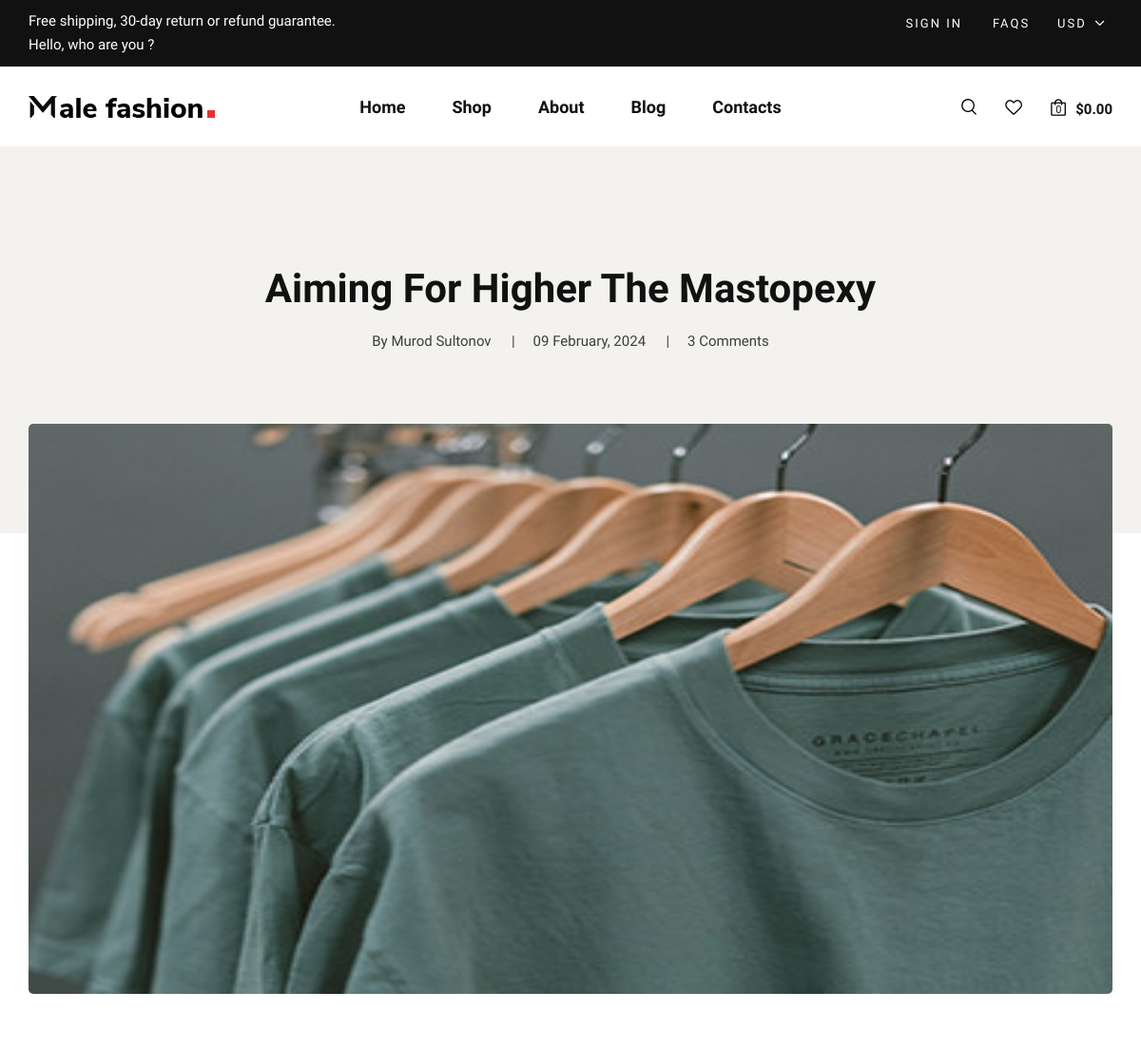
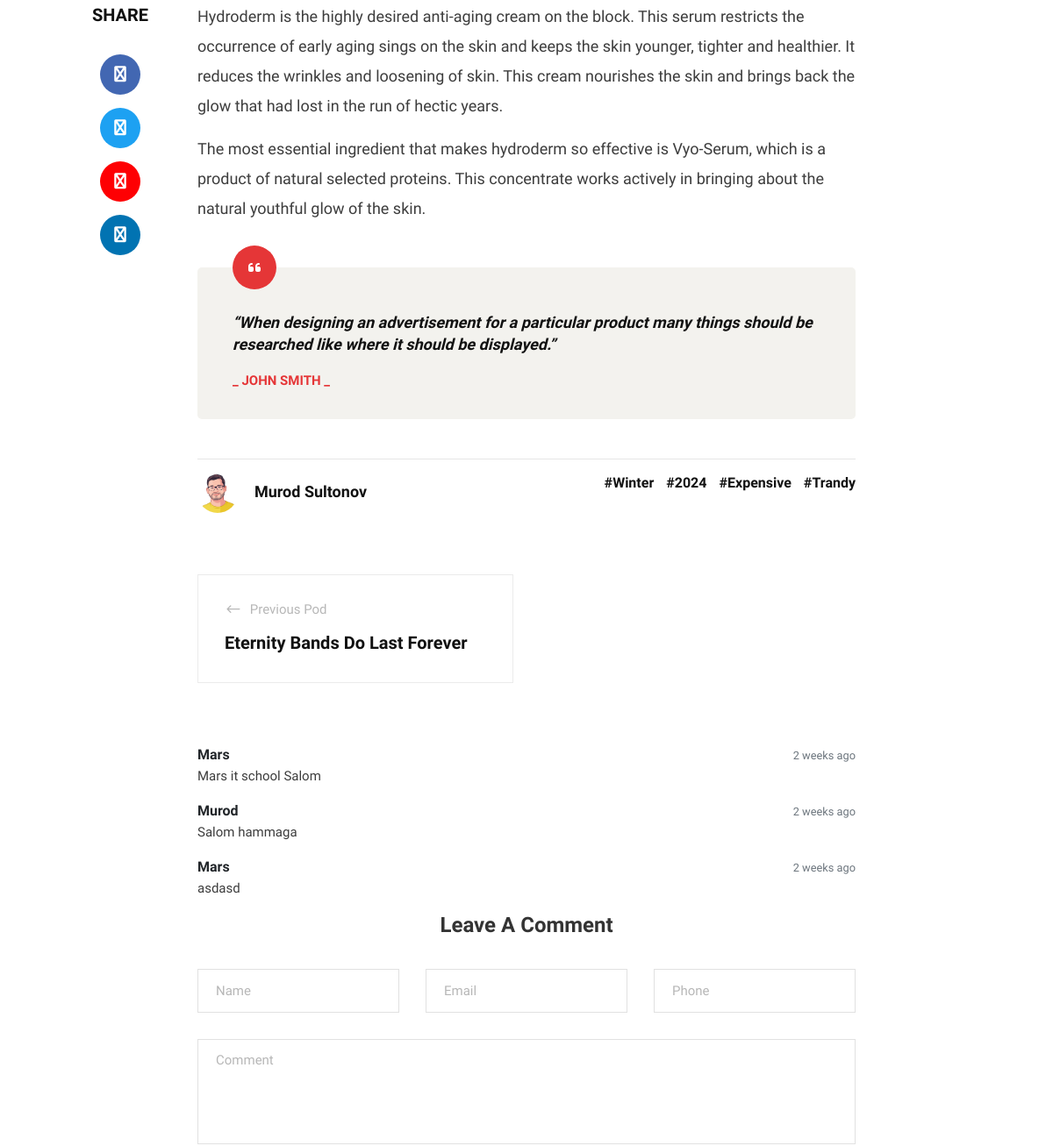
The page /blogs/posts/2/ (upper part) on the database as committed earlier (2 pictures, top to bottom).
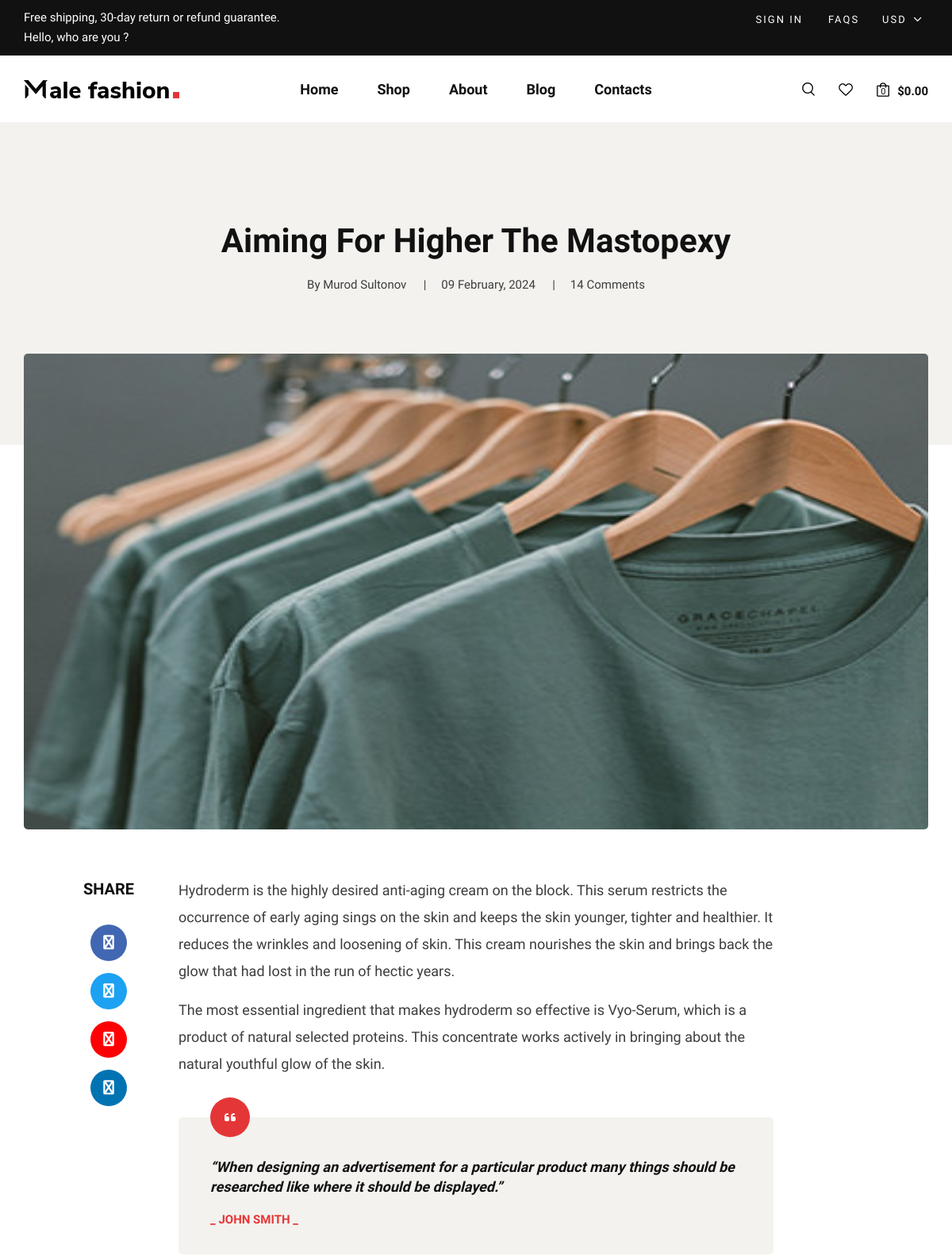
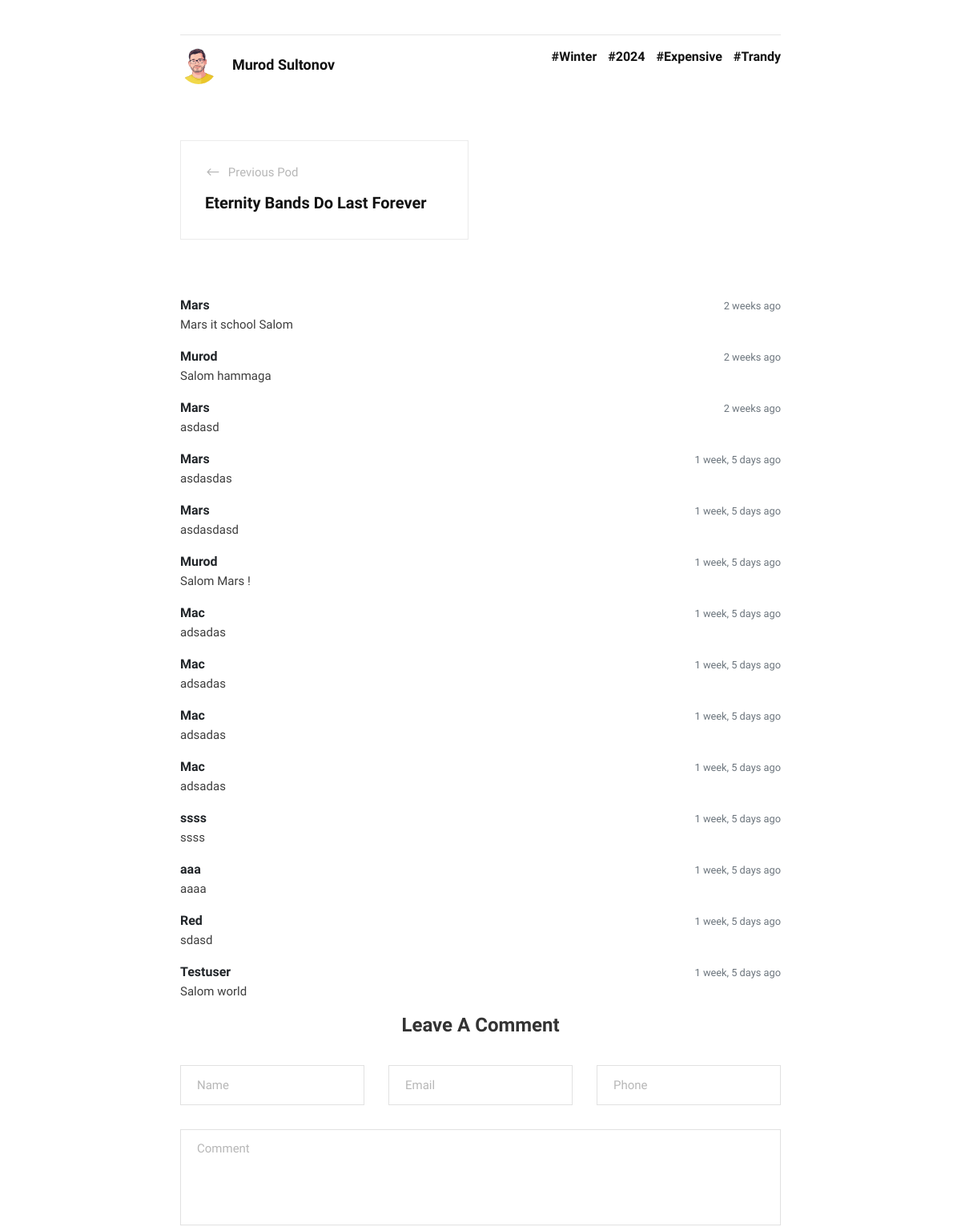
The same page on the database as committed later (2 pictures, top to bottom).
### blogs/models.py (models this page shows, shortened)
class PostModel(models.Model):
    title = models.CharField(max_length=64)
    description = models.TextField()
    short_description = models.TextField(null=True)
    image = models.ImageField(upload_to="posts")
    tags = models.ManyToManyField(TagModel)
    author = models.ForeignKey(AuthorModel, on_delete=models.CASCADE)
    created_at = models.DateTimeField(auto_now_add=True)
    updated_at = models.DateTimeField(auto_now=True)
    def __str__(self):
        return self.title
    def get_previous(self):
        return self.get_previous_by_created_at()
    def get_next(self):
        return self.get_next_by_created_at()
    class Meta:
        verbose_name = "Post"
        verbose_name_plural = "Posts"

class CommentModel(models.Model):
    name = models.CharField(max_length=36)
    email = models.EmailField()
    phone = models.CharField(max_length=13)
    comments = models.TextField()
    post = models.ForeignKey(PostModel, on_delete=models.CASCADE, related_name="comments")
    created_at = models.DateTimeField(auto_now_add=True, null=True)
    updated_at = models.DateTimeField(auto_now=True)
    class Meta:
        verbose_name = "Comment"
        verbose_name_plural = "Comments"

class AuthorModel(models.Model):
    full_name = models.CharField(max_length=64)
    avatar = models.ImageField(upload_to="authors/avatar")
    date_of_birth = models.DateField()
    class Meta:
        verbose_name = "Author"
        verbose_name_plural = "Authors"

### products/models.py (models this page shows, shortened)
class TagModel(models.Model):
    title = models.CharField(max_length=24)
    class Meta:
        verbose_name = "Tag"
        verbose_name_plural = "Tags"

### blogs/views.py (the view)
# urls.py: path('posts/<int:pk>/', BlogDetailView.as_view(), name='detail'),
class BlogDetailView(DetailView):
    template_name = 'blog-details.html'
    model = PostModel
    context_object_name = 'post'

### templates/blog-details.html (shortened to what the changed rows need)
{% extends 'layouts/base.html' %}
{% load static %}
{% block content %}
     <section class="blog-hero spad">
        <div class="container">
            <div class="row d-flex justify-content-center">
                <div class="col-lg-9 text-center">
                    <div class="blog__hero__text">
                        <h2>{{ post.title }}</h2>
                        <ul>
                            <li>By {{ post.author.full_name }}</li>
                            <li>{{ post.created_at|date:'d F, Y' }}</li>
                            <li>{{ post.comments.all.count }} Comments</li>
                        </ul>
                    </div>
                </div>
            </div>
        </div>
    </section>
    <section class="blog-details spad">
        <div class="container">
            <div class="row d-flex justify-content-center">
                <div class="col-lg-12">
                    <div class="blog__details__pic">
                        <img height="600" src="{{ post.image.url }}" alt="">
                    </div>
                </div>
                <div class="col-lg-8">
                    <div class="blog__details__content">
                        <div class="blog__details__text">
                            <p>{{ post.description }}</p>
                            <p>{{ post.short_description }}</p>
                        </div>
                        <div class="blog__details__option">
                            <div class="row">
                                <div class="col-lg-6 col-md-6 col-sm-6">
                                    <div class="blog__details__author">
                                        <div class="blog__details__author__pic">
                                            <img src="{{ post.author.avatar.url }}" alt="">
                                        </div>
                                        <div class="blog__details__author__text">
                                            <h5>{{ post.author.full_name }}</h5>
                                        </div>
                                    </div>
                                </div>
                                <div class="col-lg-6 col-md-6 col-sm-6">
                                    <div class="blog__details__tags">
                                        {% for tag in post.tags.all %}
                                            <a href="{% url 'pages:blog' %}?tag={{ tag.title }}">#{{ tag.title }}</a>
                                        {% endfor %}
                                    </div>
                                </div>
                            </div>
                        </div>
                        <div class="blog__details__btns">
                            <div class="row">
                                <div class="col-lg-6 col-md-6 col-sm-6">
                                    {% if post.get_previous %}
                                        <a href="{% url 'blogs:detail' pk=post.get_previous.pk %}" class="blog__details__btns__item">
                                            <p><span class="arrow_left"></span> Previous Pod</p>
                                            <h5>{{ post.get_previous }}</h5>
                                        </a>
                                    {% endif %}
                                </div>
                            </div>
                        </div>
                        <div class="comment__section">
                            <ul>
                                {% for comment in post.comments.all %}
                                <li class="media">
                                    <div class="media-body">
                                        <span class="text-muted pull-right">
                                            <small class="text-muted">
                                                {{ comment.created_at|timesince }} ago
                                            </small>
                                        </span>
                                        <strong>
                                            {{ comment.name }}
                                        </strong>
                                        <p>
                                            {{ comment.comments }}
                                        </p>
                                    </div>
                                </li>
                                {% endfor %}
                            </ul>
                        </div>
                    </div>
                </div>
            </div>
        </div>
    </section>
{% endblock %}

Rows that differ between the two databases and show on the page:
computed for PostModel "Aiming For Higher The Mastopexy": comments.all.count "3" → "14"
added CommentModel: created_at "1 week, 5 days", name "Mars", comments "asdasdas"
added CommentModel: created_at "1 week, 5 days", name "Mars", comments "asdasdasd"
added CommentModel: created_at "1 week, 5 days", name "Murod", comments "Salom Mars !"
added CommentModel: created_at "1 week, 5 days", name "Mac", comments "adsadas"
added CommentModel: created_at "1 week, 5 days", name "Mac", comments "adsadas"
added CommentModel: created_at "1 week, 5 days", name "Mac", comments "adsadas"
added CommentModel: created_at "1 week, 5 days", name "Mac", comments "adsadas"
added CommentModel: created_at "1 week, 5 days", name "ssss", comments "ssss"
added CommentModel: created_at "1 week, 5 days", name "aaa", comments "aaaa"
added CommentModel: created_at "1 week, 5 days", name "Red", comments "sdasd"
added CommentModel: created_at "1 week, 5 days", name "Testuser", comments "Salom world"
